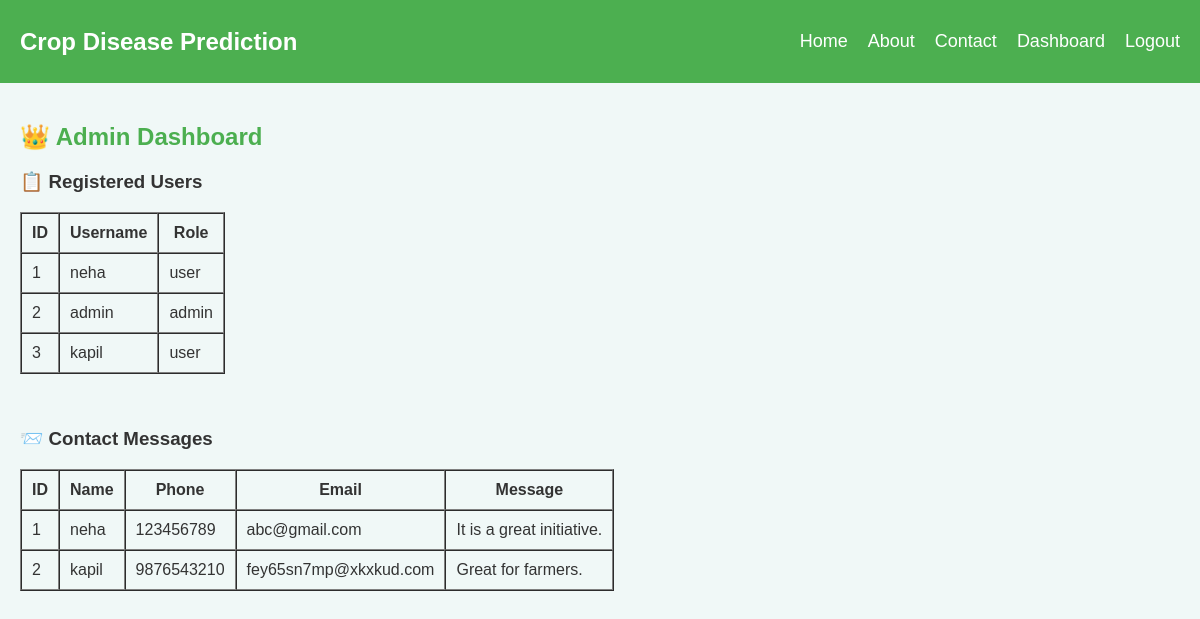
Page /admin/dashboard (signed in) on the committed database.
### app.py (models this page shows)
class User(db.Model):
    id = db.Column(db.Integer, primary_key=True)
    username = db.Column(db.String(150), unique=True, nullable=False)
    password = db.Column(db.String(150), nullable=False)
    role = db.Column(db.String(10), nullable=False, default='user')  # 'admin' or 'user'

class Contact(db.Model):
    id = db.Column(db.Integer, primary_key=True)
    name = db.Column(db.String(100), nullable=False)
    phone = db.Column(db.String(20), nullable=False)
    email = db.Column(db.String(100), nullable=False)
    message = db.Column(db.Text, nullable=False)

### app.py (the view)
@app.route('/admin/dashboard')
def admin_dashboard():
    if 'role' not in session or session['role'] != 'admin':
        flash('Unauthorized access.', 'danger')
        return redirect(url_for('login'))
    users = User.query.all()
    messages = Contact.query.all()
    return render_template('admin_dashboard.html', users=users, messages=messages)

### templates/admin_dashboard.html
{% extends 'layout.html' %}
{% block content %}
<div class="container">
    <h2>👑 Admin Dashboard</h2>
    <h3>📋 Registered Users</h3>
    <table border="1" cellpadding="10" cellspacing="0">
        <thead>
            <tr>
                <th>ID</th>
                <th>Username</th>
                <th>Role</th>
            </tr>
        </thead>
        <tbody>
            {% for user in users %}
            <tr>
                <td>{{ user.id }}</td>
                <td>{{ user.username }}</td>
                <td>{{ user.role }}</td>
            </tr>
            {% endfor %}
        </tbody>
    </table>
    <br><br>
    <h3>📨 Contact Messages</h3>
    <table border="1" cellpadding="10" cellspacing="0">
        <thead>
            <tr>
                <th>ID</th>
                <th>Name</th>
                <th>Phone</th>
                <th>Email</th>
                <th>Message</th>
            </tr>
        </thead>
        <tbody>
            {% for msg in messages %}
            <tr>
                <td>{{ msg.id }}</td>
                <td>{{ msg.name }}</td>
                <td>{{ msg.phone }}</td>
                <td>{{ msg.email }}</td>
                <td>{{ msg.message }}</td>
            </tr>
            {% endfor %}
        </tbody>
    </table>
</div>
{% endblock %}

### templates/layout.html (shortened to what this page needs)
<!DOCTYPE html>
<html lang="en">
<head>
    <link rel="stylesheet" href="{{ url_for('static', filename='css/style.css') }}">
</head>
<body class="background">
    <nav class="navbar">
        <div class="container">
            <a href="{{ url_for('home') }}" class="navbar-logo">Crop Disease Prediction</a>
            <ul class="navbar-links">
                <li><a href="{{ url_for('home') }}" class="{% if request.endpoint == 'home' %}active{% endif %}">Home</a></li>
                <li><a href="{{ url_for('about') }}" class="{% if request.endpoint == 'about' %}active{% endif %}">About</a></li>
                <li><a href="{{ url_for('contact') }}" class="{% if request.endpoint == 'contact' %}active{% endif %}">Contact</a></li>
                {% if 'role' in session and session['role'] == 'admin' %}
                <li><a href="{{ url_for('admin_dashboard') }}">Dashboard</a></li>
                {% endif %}
                {% if 'username' in session %}
                    <li><a href="{{ url_for('logout') }}">Logout</a></li>
                {% else %}
                    <li><a href="{{ url_for('login') }}">Login</a></li>
                {% endif %}
            </ul>
        </div>
    </nav>
    {% block content %}{% endblock %}
</body>
</html>

### static/css/style.css (style rules this page uses)
body { font-family: Arial, sans-serif; margin: 0; padding: 0; background-color: #f0f8f7; color: #333; }
h2 { color: #4CAF50; }
.navbar { background-color: #4CAF50; padding: 15px 0; color: white; position: sticky; top: 0; z-index: 100; }
.navbar .container { display: flex; justify-content: space-between; align-items: center; max-width: 1200px; margin: 0 auto; padding: 0 20px; }
.navbar-logo { font-size: 24px; font-weight: bold; color: white; text-decoration: none; }
.navbar-links { list-style: none; display: flex; gap: 20px; }
.navbar-links li { display: inline; }
.navbar-links a { text-decoration: none; color: white; font-size: 18px; transition: color 0.3s ease; }
.container { max-width: 1200px; margin: 40px auto; padding: 0 20px; }
h2, p { margin-bottom: 20px; }
a { text-decoration: none; color: #4CAF50; }

### rows in the picture
User: id "1", username "neha", role "user"
User: id "2", username "admin", role "admin"
User: id "3", username "kapil", role "user"
Contact: id "1", name "neha", phone "123456789", email "abc@gmail.com", message "It is a great initiative."
Contact: id "2", name "kapil", phone "9876543210", email "fey65sn7mp@xkxkud.com", message "Great for farmers."
